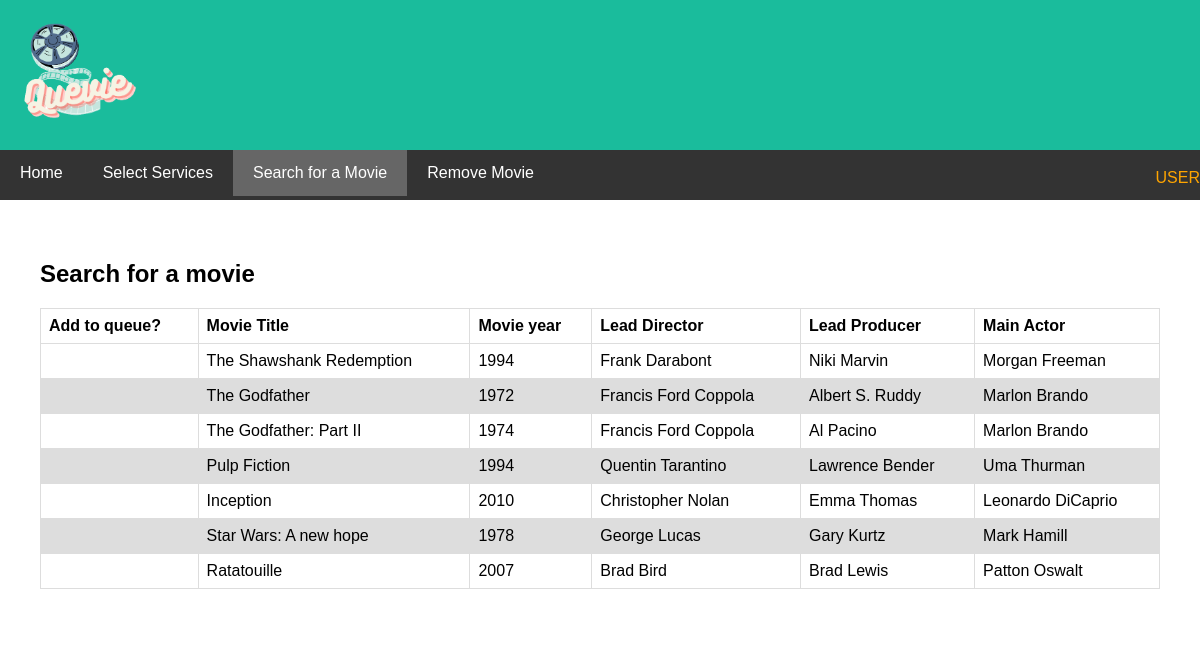
Page /project/user_page_search_movie.php on the committed database.
### tables this page shows
create table movies(
    movieID int auto_increment not null,
    title char(40) not null,
    year bigint not null,
    director char(40) not null,
    producer char(40) not null,
    actor char(40) not null,
    primary key(movieID)
);

### project/user_page_search_movie.php (the view, shortened to what this page needs)
<!DOCTYPE html>
<!DOCTYPE html>
<html lang="en">
<head>
  <link rel="stylesheet" href="stylesheets/page_outline_stylesheet.css">
  <link rel="stylesheet" href="stylesheets/user_table.css">
</head>
<body>
  <div class="header">
    <a href="user_page_home.php">
      <img src="images/logo.png">
    </a>
  </div>
  <div class="navbar">
    <a href="user_page_home.php">Home</a>
    <a href="user_page_select_services.html">Select Services</a>
    <a href="user_page_search_movie.php" class="active">Search for a Movie</a>
    <a href="user_page_remove_movie.html">Remove Movie</a>
    <p class="right">USER</p>
  </div>
  <div class="main">
    <div class="main">
      <h2>Search for a movie</h2>
      <table>
        <tr>
          <th>Add to queue?</th>
          <th>Movie Title</th>
          <th>Movie year</th>
          <th>Lead Director</th>
          <th>Lead Producer</th>
          <th>Main Actor</th>
        </tr>
        <tr>
          <?php
          $conn = mysqli_connect('localhost', 'ics325sp230105', '2944', 'ics325sp230105');
          $query = 'select title, year, director, producer, actor FROM movies;';
          $result = mysqli_query($conn, $query);
          while ($row = mysqli_fetch_row($result)) {
            echo "<tr>";
            echo "<td></td>";
            echo "<td>" . $row[0] . "</td>";
            echo "<td>" . $row[1] . "</td>";
            echo "<td>" . $row[2] . "</td>";
            echo "<td>" . $row[3] . "</td>";
            echo "<td>" . $row[4] . "</td>";
            echo "</td> </tr>";
          }
          ?>
        </tr>
      </table>
    </div>
  </div>
</body>
</html>

### project/stylesheets/page_outline_stylesheet.css (style rules this page uses)
* { box-sizing: border-box; }
body { font-family: Arial, Helvetica, sans-serif; margin: 0; }
.header { padding: 23px; background: #1abc9c; color: white; max-height: 200px; }
img { max-height: 100px; }
.navbar { overflow: hidden; background-color: #333; position: sticky; position: -webkit-sticky; top: 0; }
.navbar a { float: left; display: block; color: white; text-align: center; padding: 14px 20px; text-decoration: none; }
.navbar p.right { float: right; color: orange; }
.navbar a.active { background-color: #666; color: white; }
.main { -ms-flex: 70%; flex: 70%; background-color: white; padding: 20px; }
p { position: relative; top: 3px; }

### project/stylesheets/user_table.css (style rules this page uses)
table { font-family: arial, sans-serif; border-collapse: collapse; width: 100%; }
td, th { border: 1px solid #dddddd; text-align: left; padding: 8px; }
tr:nth-child(even) { background-color: #dddddd; }

### rows in the picture
movies: title "The Shawshank Redemption", year "1994", director "Frank Darabont", producer "Niki Marvin", actor "Morgan Freeman"
movies: title "The Godfather", year "1972", director "Francis Ford Coppola", producer "Albert S. Ruddy", actor "Marlon Brando"
movies: title "The Godfather: Part II", year "1974", director "Francis Ford Coppola", producer "Al Pacino", actor "Marlon Brando"
movies: title "Pulp Fiction", year "1994", director "Quentin Tarantino", producer "Lawrence Bender", actor "Uma Thurman"
movies: title "Inception", year "2010", director "Christopher Nolan", producer "Emma Thomas", actor "Leonardo DiCaprio"
movies: title "Star Wars: A new hope", year "1978", director "George Lucas", producer "Gary Kurtz", actor "Mark Hamill"
movies: title "Ratatouille", year "2007", director "Brad Bird", producer "Brad Lewis", actor "Patton Oswalt"
